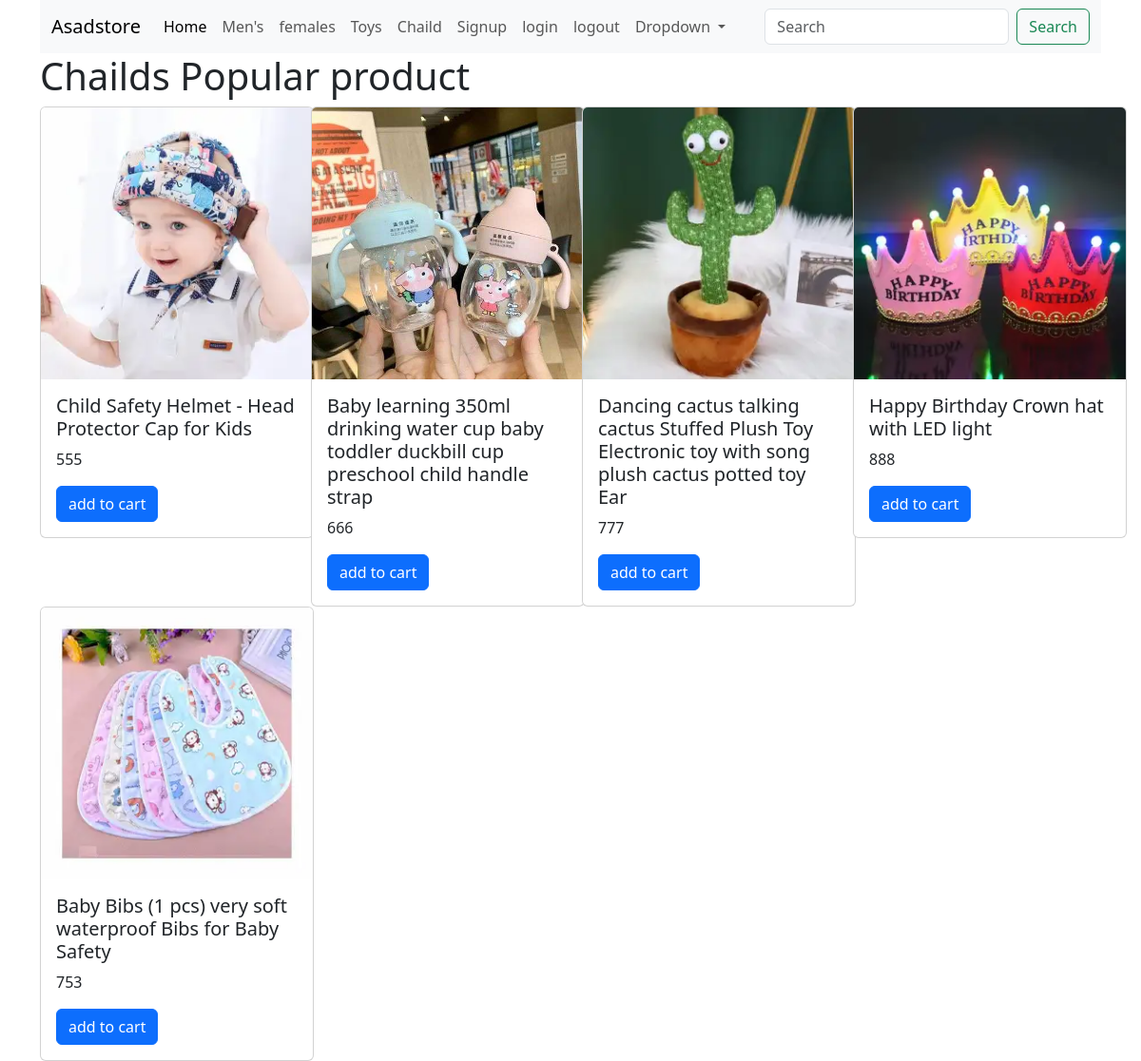
The app's page /chaild with its own data.
### appstore/models.py (models this page shows, shortened)
class Product(models.Model):
    name=models.CharField(max_length=100)
    description=HTMLField()
    image=models.ImageField(upload_to="image",null=True)
    type=models.ForeignKey( Catagory, on_delete=models.CASCADE,)
    price=models.IntegerField()

### appstore/views.py (the view)
# urls.py: path('chaild',views. chaild,name="chaild"),
def chaild(request):
    chailds=Product.objects.filter(type__name="Chaild")
    return render(request,'chaild.html',{'chailds': chailds})

### appstore/templates/chaild.html
{% extends "base.html" %}
{% load static %}
{% block content %}
    <section>
        <div>
            <h1>Chailds Popular product </h1>
            <div class="d-flex row">
            {% for p in  chailds %}
            {% include "includes/cards.html" %}
            {% endfor %}
            </div>
        </div>
    </section>
{% endblock content %}

### appstore/templates/includes/cards.html
<div class="col-3 ">
    <div class="card" style="width: 18rem;">
        <a href="{% url "details" p.id %}"><img src="{{p.image.url}}" class="card-img-top" alt="..."></a>
        <div class="card-body">
          <a class='nav-link active ' href="{% url "details" p.id %}"><h5 class="card-title"> {{p.name}} </h5></a>
          <p class="card-text"> {{p.price}} </p>
          <a href="#" class="btn btn-primary">add to cart</a>
        </div>
      </div>
</div>

### records on screen
Product: image (picture), name "Child Safety Helmet - Head Protector Cap for Kids", price "555"
Product: image (picture), name "Baby learning 350ml drinking water cup baby toddler duckbill cup preschool child handle strap", price "666"
Product: image (picture), name "Dancing cactus talking cactus Stuffed Plush Toy Electronic toy with song plush cactus potted toy Ear", price "777"
Product: image (picture), name "Happy Birthday Crown hat with LED light", price "888"
Product: image (picture), name "Baby Bibs (1 pcs) very soft waterproof Bibs for Baby Safety", price "753"
